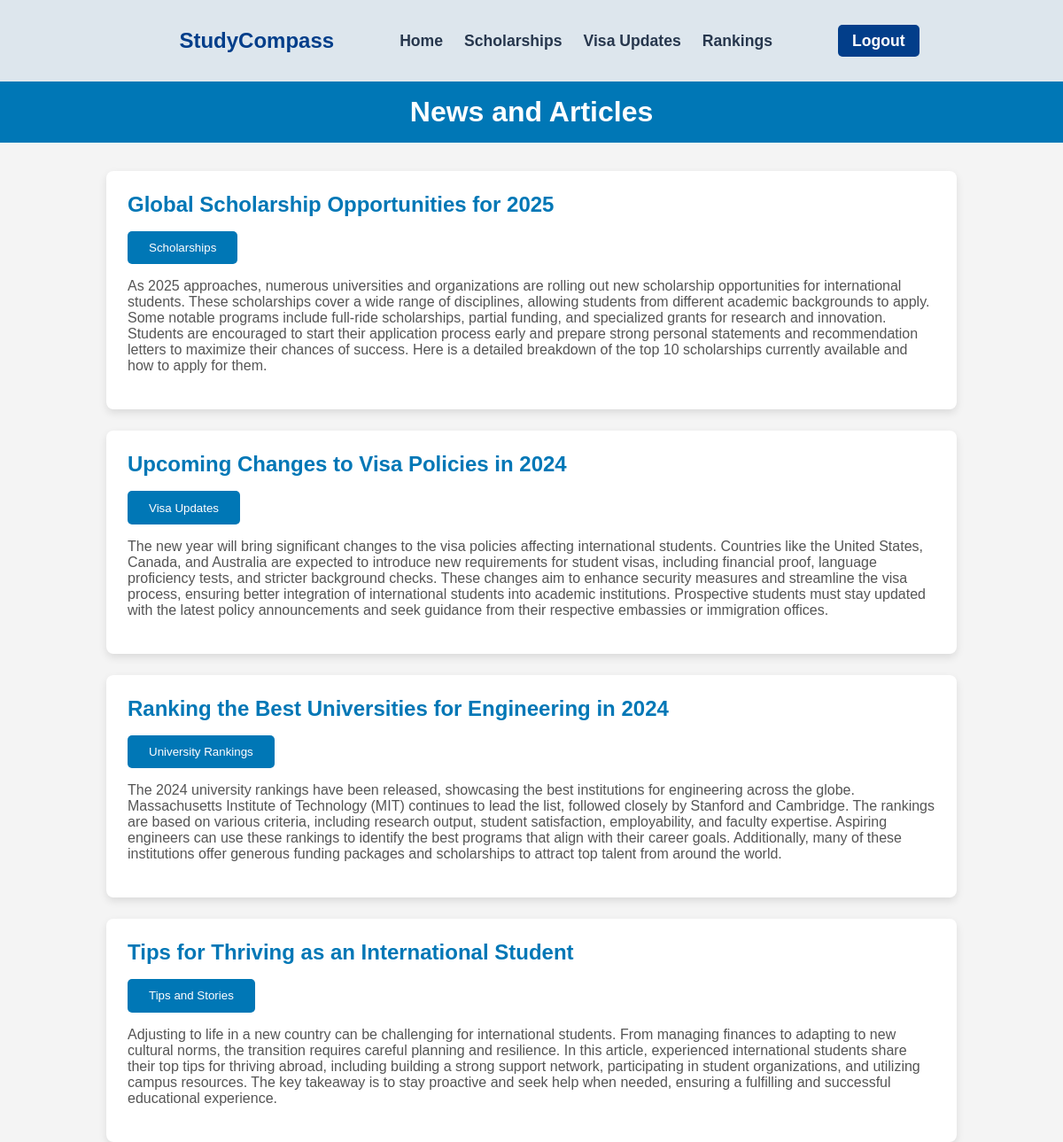
Page /view/newsArticles.php (signed in) on the committed database.
### tables this page shows
CREATE TABLE `news_articles` (
  `id` int(11) NOT NULL,
  `title` varchar(255) NOT NULL,
  `category` varchar(100) NOT NULL,
  `content` text NOT NULL
);

### model/newsModel.php (called while the page is built, shortened)
<?php
function getAllNews()
{
    $con = getConnection();
    $sql = "SELECT * FROM news_articles";
    $result = mysqli_query($con, $sql);
    $users = [];
    while ($row = mysqli_fetch_assoc($result)) {
        $users[] = $row;
    }
    return $users;
}

### view/newsArticles.php (the view, shortened to what this page needs)
<?php
require_once('../model/newsModel.php');
$articles = getAllNews();
?>
<!DOCTYPE html>
<html lang="en">
<head>
    <link rel="stylesheet" href="../assets/styles.css">
</head>
<body>
    <nav class="navbar">
        <div class="container">
            <ul class="nav-links">
                <li><a href="../view/home.php" id="logo">StudyCompass</a></li>
                <li><a href="../view/home.php">Home</a></li>
                <li><a href="#">Scholarships</a></li>
                <li><a href="#">Visa Updates</a></li>
                <li><a href="#">Rankings</a></li>
                <li><a href="../controller/logout.php" id="btnLogin">Logout</a></li>
            </ul>
        </div>
    </nav>
    <header class="news-header">
        <h1>News and Articles</h1>
    </header>
    <div class="news-container">
        <main class="news-main">
            <section class="news-articles">
                <?php foreach ($articles as $article) { ?>
                    <article class="news-article">
                        <h2><?= $article['title']; ?></h2>
                        <button class="news-btn"><?= $article['category']; ?></button>
                        <p><?= $article['content']; ?></p>
                    </article>
                    <?php } ?>
            </section>
        </main>
    </div>
</body>
</html>

### assets/styles.css (style rules this page uses)
body { margin: 0; font-family: "Arial", sans-serif; background-color: #f4f4f4; }
.container { width: 100%; margin: 0 auto; max-width: fit-content; }
.navbar { background-color: #dde6ed; padding: 1rem 0; display: flex; justify-content: space-evenly; align-items: center; }
#logo { color: #023e8a; font-size: 1.5rem; font-weight: bold; text-decoration: none; padding-right: 50px; }
.nav-links { list-style: none; display: flex; gap: 1.5rem; align-items: center; }
.nav-links a { color: #27374d; text-decoration: none; font-size: 1.1rem; font-weight: 700; }
#btnLogin { margin-left: 50px; padding: 0.5rem 1rem; color: #fff; background-color: #023e8a; text-decoration: none; border-radius: 5px; transition: background-color 0.3s; }
section h2 { margin-top: 0; color: #0077b6; }
.news-container { width: 80%; margin: 0 auto; }
.news-header { background-color: #0077b6; color: white; padding: 1rem 0; text-align: center; }
.news-header h1 { margin: 0; }
.news-main { margin-top: 2rem; }
.news-articles { display: flex; flex-direction: column; gap: 1.5rem; }
.news-article { background-color: white; padding: 1.5rem; border-radius: 8px; box-shadow: 0 4px 10px rgba(0, 0, 0, 0.1); }
.news-article h2 { margin: 0 0 1rem; color: #0077b6; }
.news-article p { color: #555; }
.news-btn { background-color: #0077b6; color: white; border: none; padding: 0.7rem 1.5rem; cursor: pointer; border-radius: 5px; margin-right: 0.5rem; }

### rows in the picture
news_articles: title "Global Scholarship Opportunities for 2025", category "Scholarships", content "As 2025 approaches, numerous universities and organizations are rolling out new scholarship opportunities for international students. These scholarships cover a wide range of disciplines, allowing students from different academic backgrounds to apply. Some notable programs include full-ride scholarships, partial funding, and specialized grants for research and innovation. Students are encouraged to start their application process early and prepare strong personal statements and recommendation letters to maximize their chances of success. Here is a detailed breakdown of the top 10 scholarships currently available and how to apply for them."
news_articles: title "Upcoming Changes to Visa Policies in 2024", category "Visa Updates", content "The new year will bring significant changes to the visa policies affecting international students. Countries like the United States, Canada, and Australia are expected to introduce new requirements for student visas, including financial proof, language proficiency tests, and stricter background checks. These changes aim to enhance security measures and streamline the visa process, ensuring better integration of international students into academic institutions. Prospective students must stay updated with the latest policy announcements and seek guidance from their respective embassies or immigration offices."
news_articles: title "Ranking the Best Universities for Engineering in 2024", category "University Rankings", content "The 2024 university rankings have been released, showcasing the best institutions for engineering across the globe. Massachusetts Institute of Technology (MIT) continues to lead the list, followed closely by Stanford and Cambridge. The rankings are based on various criteria, including research output, student satisfaction, employability, and faculty expertise. Aspiring engineers can use these rankings to identify the best programs that align with their career goals. Additionally, many of these institutions offer generous funding packages and scholarships to attract top talent from around the world."
news_articles: title "Tips for Thriving as an International Student", category "Tips and Stories", content "Adjusting to life in a new country can be challenging for international students. From managing finances to adapting to new cultural norms, the transition requires careful planning and resilience. In this article, experienced international students share their top tips for thriving abroad, including building a strong support network, participating in student organizations, and utilizing campus resources. The key takeaway is to stay proactive and seek help when needed, ensuring a fulfilling and successful educational experience."
